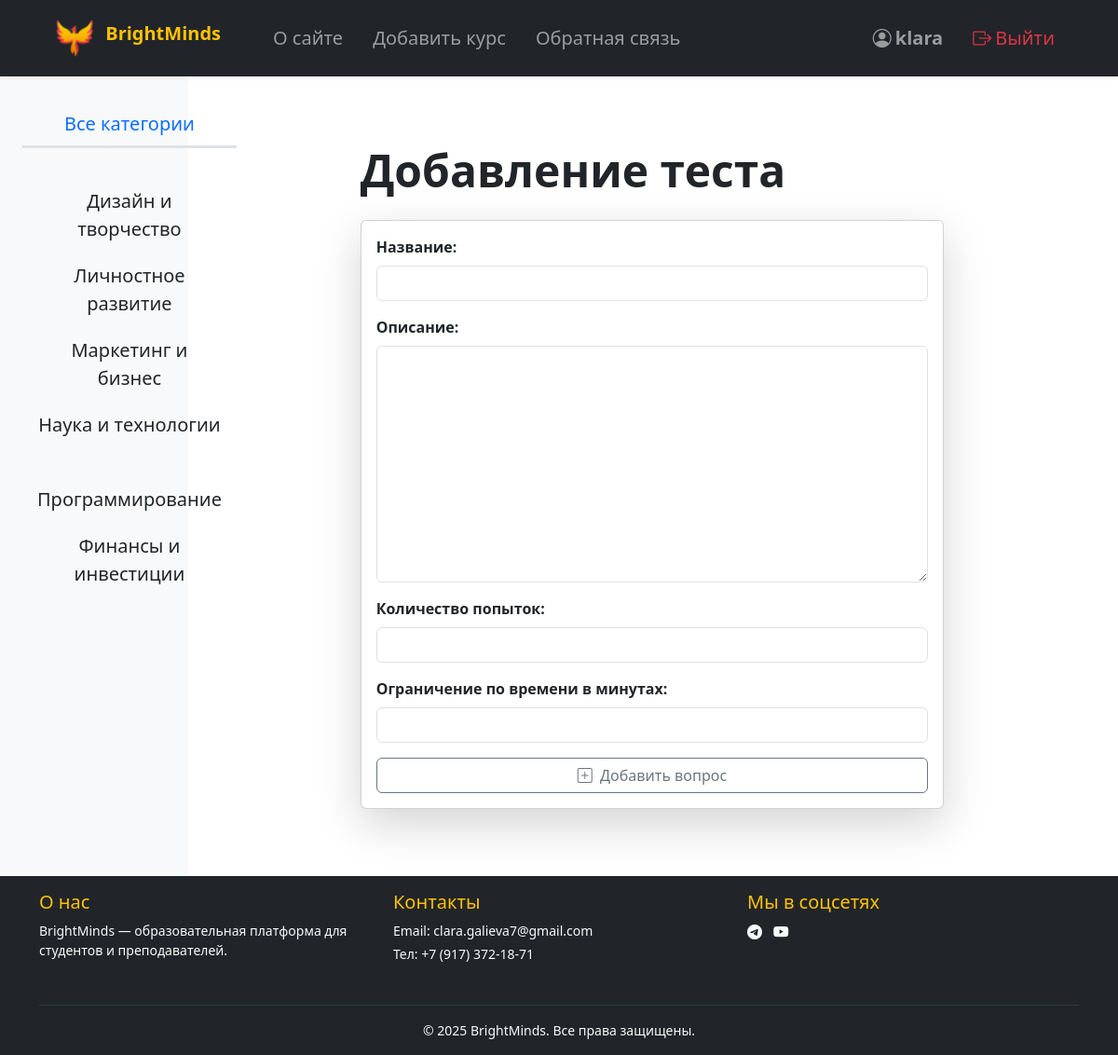
The app's page /course/osnovy-uxui-dizajna/test/create/ (signed in) with its own data.
### bmCourses/models.py (models this page shows, shortened)
class Category(models.Model):
    name = models.CharField(max_length=100, db_index=True, verbose_name='Название')
    slug = models.SlugField(max_length=255, unique=True, db_index=True, verbose_name='URL')
    def get_absolute_url(self):
        return reverse('category', kwargs={'cat_slug': self.slug})
    class Meta:
        verbose_name = 'Категория'
        verbose_name_plural = 'Категории'
        ordering = ['id']

### bmCourses/views/tests/views.py (the view, shortened to what this page needs)
# urls.py: path('course/<slug:course_slug>/test/create/', AddTest.as_view(), name='test_create'),
class AddTest(DataMixin, LoginRequiredMixin, UserPassesTestMixin, CreateView):
    model = Test
    form_class = TestForm
    template_name = 'bmCourses/tests/add_test.html'
    slug_url_kwarg = 'course_slug'
    def test_func(self):
        course = get_object_or_404(Course, slug=self.kwargs['course_slug'])
        return self.request.user == course.user
    def get_context_data(self, **kwargs):
        context = super().get_context_data(**kwargs)
        course = get_object_or_404(Course, slug=self.kwargs['course_slug'])
        context['course'] = course
        return {**context, **self.get_user_context(title='Добавление теста')}

### bmCourses/forms.py
class TestForm(forms.ModelForm):
    class Meta:
        model = Test
        fields = ['title', 'description', 'attempts', 'time_to_complete']

### bmCourses/utils.py (called while the page is built)
    def get_user_context(self, **kwargs):
        context = kwargs
        cats = cache.get('cats')
        if not cats:
            cats = Category.objects.all().annotate(total=Count('course', filter=Q(course__is_published=True))).filter(total__gt=0)
            cache.set('cats', cats, 60)
        user_menu = menu.copy()
        if not self.request.user.is_authenticated:
            user_menu.pop(1)
        context['menu'] = user_menu
        context['cats'] = cats
        if 'cat_selected' not in context:
            context['cat_selected'] = 0
        return context

### bmCourses/templates/bmCourses/tests/add_test.html (shortened to what this page needs)
{% extends 'bmCourses/base/base.html' %}
{% load widget_tweaks %}
{% block content %}
<div class="container my-4">
    <div class="row justify-content-center">
        <div class="col-md-10 col-lg-8">
            <h1 class="mb-4 display-5 fw-bold">{{title}}</h1>
            <div class="card shadow-lg">
                <div class="card-body">
                    <form action="{% url 'test_create' course.slug %}" method="post" enctype="multipart/form-data" novalidate>
                        {% for f in form %}
                            <div class="mb-3">
                                <label for="{{ f.id_for_label }}" class="form-label fw-bold">{{ f.label }}:</label>
                                {{ f|add_class:"form-control" }}
                            </div>
                        {% endfor %}
                        <div class="d-grid">
                            <button type="submit" name="add_question" class="btn btn-outline-secondary flex-grow-1">
                                <i class="bi bi-plus-square me-1"></i> Добавить вопрос
                            </button>
                        </div>
                    </form>
                </div>
            </div>
        </div>
    </div>
</div>
{% endblock %}

### bmCourses/templates/bmCourses/base/header.html (shortened to what this page needs)
<nav class="navbar navbar-expand-lg navbar-dark bg-dark shadow-sm fixed-top py-3 fs-5">
    <div class="container-fluid mx-5">
        <a class="navbar-brand fw-bold text-warning me-5" href="{% url 'home' %}">
            <div class="logo d-inline-block align-top me-2"></div>
            BrightMinds
        </a>
        <div class="collapse navbar-collapse justify-content-between" id="navbarNav">
            <ul class="navbar-nav">
                {% for m in menu %}
                <li class="nav-item">
                    <a class="nav-link {% if request.path == m.get_absolute_url %}active fw-semibold text-primary{% endif %} me-3"
                       href="{% url m.url_name %}">{{ m.title }}</a>
                </li>
                {% endfor %}
            </ul>
            <ul class="navbar-nav">
                {% if request.user.is_authenticated %}
                <li class="nav-item">
                    <a class="nav-link fw-semibold ms-3" href="{% url 'profile' request.user.username %}">
                        <i class="bi bi-person-circle me-1"></i>{{ request.user.username }}
                    </a>
                </li>
                <li class="nav-item">
                    <a class="nav-link text-danger ms-3" href="{% url 'logout' %}">
                        <i class="bi bi-box-arrow-right me-1"></i>Выйти
                    </a>
                </li>
                {% endif %}
            </ul>
        </div>
    </div>
</nav>

### bmCourses/templates/bmCourses/base/sidebar.html
<aside class="col-md-3 col-lg-2 bg-light sidebar text-center p-4 shadow-sm">
    <ul class="nav flex-column fs-5">
        {% if cat_selected == 0 %}
        <li class="nav-item selected mt-1">
            <span class="nav-link active text-primary border-bottom border-3">Все категории</span>
        </li>
        {% else %}
        <li class="nav-item mt-1">
            <a class="nav-link text-dark" href="{% url 'home' %}">Все категории</a>
        </li>
        {% endif %}
        {% for c in cats %}
        {% if c.id == cat_selected %}
        <li class="nav-item selected mt-1">
            <span class="nav-link active text-primary border-bottom border-3">{{ c.name }}</span>
        </li>
        {% else %}
        <li class="nav-item mt-1">
            <a class="nav-link text-dark" href="{{ c.get_absolute_url }}">{{ c.name }}</a>
        </li>
        {% endif %}
        {% endfor %}
    </ul>
</aside>

### bmCourses/static/bmCourses/css/styles.css (style rules this page uses)
html, body { height: 100%; }
.logo { background: url('../images/main.png') no-repeat center center; width: 40px; height: 40px; background-size: contain; }

### records on screen
Category: name "Дизайн и творчество"
Category: name "Личностное развитие"
Category: name "Маркетинг и бизнес"
Category: name "Наука и технологии"
Category: name "Программирование"
Category: name "Финансы и инвестиции"

### other values on screen
{{ m.title }} "О сайте" "Добавить курс" "Обратная связь"
{{ request.user.username }} "klara"
{{ title }} "Добавление теста"
{{ f.label }} "Название" "Описание" "Количество попыток" "Ограничение по времени в минутах"
